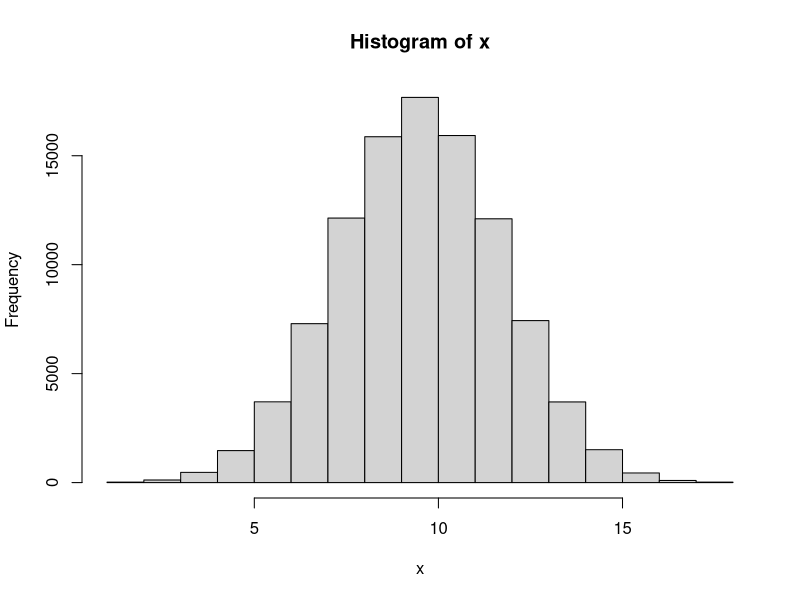
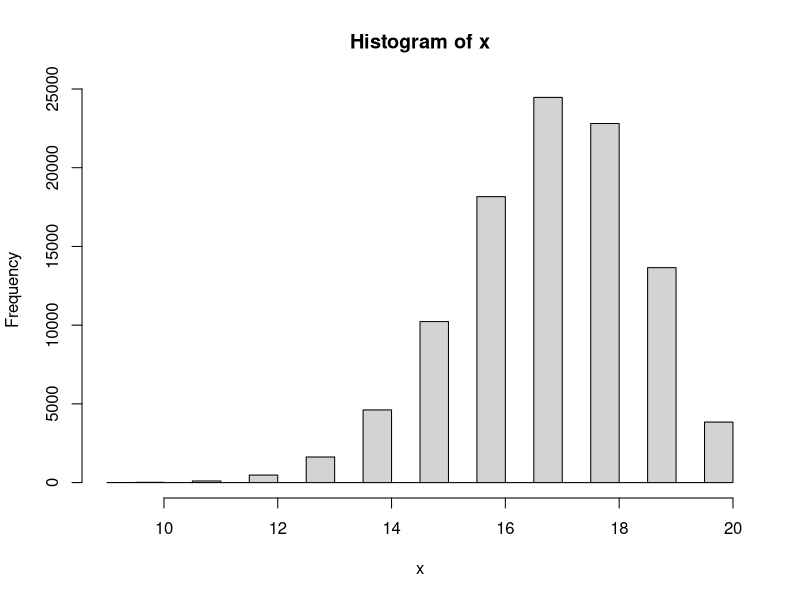

R code for these plots, in order:

# Student Name : Asif Rahman
# HW -2 

#------------------

# Answer to the Question # 01

#------------------

# 1 of Q.1 

#a) 

# Taking a sample 

x1 <- rbinom(1, 20, 0.5)

x1


#b) 

#Finding the range for x1


n <- 20

p <- 0.5


# Find the minimum value

min_value <- min(0, n)

# Find the maximum value

max_value <- max(0:n)

# Calculate the cumulative probability at the minimum value

cdf_min <- pbinom(min_value, n, p)

# Calculate the cumulative probability at the maximum value

cdf_max <- pbinom(max_value, n, p)

# Range of the binomial distribution

range_binomial <- c(min_value, max_value)

range_binomial


#2 of Q.1

# Repeating Q.1 for N = 100000 times


N <- 100000

x <- rep(NA, N)

x

for (i in 1: N){
  x[i] <- rbinom(1, 20, 0.5)
}

x

# Plot the histogram

hist(x)

#Find the min and max value

max(x)

min(x)


#3 of Q.1 

# Now setting if x is bigger or less than 15 then y = 1 . And y = 0 otherwise.

y_1 <- ifelse(c(x)>=15, 1,0)
y_1



# 4 of Q.1

#Calculating summation of y


sum(y_1)




#5 of Q.1 


# Now repeating all the steps above for n = 20 and p =0.85


#a) 

# Taking a sample 

x1 <- rbinom(1, 20, 0.85)
x1


#b)

#Finding the range for x1

n <- 20

p <- 0.85

# Find the minimum value

min_value <- min(0, n)

# Find the maximum value

max_value <- max(0:n)

# Calculate the cumulative probability at the minimum value

cdf_min <- pbinom(min_value, n, p)

# Calculate the cumulative probability at the maximum value

cdf_max <- pbinom(max_value, n, p)

# Range of the binomial distribution

range_binomial <- c(min_value, max_value)

range_binomial


#c. 

# Now taking N = 100000 times

N <- 100000

x <- rep(NA, N)

x

for (i in 1: N){
  x[i] <- rbinom(1, 20, 0.85)
}

x

# Plot the histogram

hist(x)


#Find the min and max value

max(x)

min(x)


#d. 

# Now setting if x is bigger or less than 15 then y = 1 . And y = 0 otherwise

y_1 <- ifelse(c(x)>=15, 1,0)
y_1


#e. 

#Calculating summation of y

sum(y_1)


#f. 

#Calculating summation of y divided by N

sum(y_1) / N




# ---------------------------------------------

# Answer to the Question # 01 - (6) : 

# ---------------------------------------------


# Now I have to make a guess about type I and type II errors for Null Hypothesis H0: p0 = 0.5 VS Alternative hypothesis H1: p1 = 0.85. For setting that what is the chance of a fair coin landing on heads at least 15 times out of 20 flips.


# Type I error means we reject the null hypothesis when it is actually true. It is also known as 'False Positive'. The significance level or alpha (a) is the probability of making a type I error. We usually set it as 0.05 or 0.01.


# The chance of a fair coin landing on heads at least 15 times out of 20 flips, we are using binomial distribution and two tailed test for this question. By calculating on the calculator it is found that the probability of getting 15 or more successes out of 20 trials when the p0 = 0.5 is approximately 0.026. So, it can be said that if the p0 = 0.5, we would reject the null hypothesis and conclude that the proportion is significantly different from 0.5 in about 2.6% of the cases.

# On the other hand, Type II error means we fail to reject the null hypothesis when it is actually false. It is also known as 'False Negative'. The probability of making a type II error is denoted by beta (B).

# To find the probability of a type II error, we know that for the alternative hypothesis, p1 = 0.85. By calculating on the calculator, we got that the chance of a fair coin landing on heads at least 15 times out of 20 flips when p1 = 0.85 is approximately 0.408. This means we would fail to reject the null hypothesis and conclude that the proportion is not significantly different from 0.5 in about 40.8% of the cases.

# In summary, the estimated probabilities of making a type I error and a type II error for this hypothesis test are approximately 0.026 and 0.408, respectively.





# ---------------------------------------------

#Answer to the Q. 2 :

# ---------------------------------------------

# Here is the sample : 2 2 1 2 2 2 1 1 2 1 1 2 2 1 1 2 1 2 2 2 1 2 1 2 1 2 2 2 2 2 2 2 2 1 2 1 2 1 2 2


# We have to test the sample that if it is random or not.


# To test whether the process of treatment assignments is random, we will use a chi-squared fit test. At first we will count the number of treatments of each type, and then compare the observed frequencies to the expected frequencies under the assumption of a random process.

# In this case, there are 40 treatments. Among them:
  
# For Observed frequencies: Type 1 = 18 treatments and Type 2 = 22 treatments.

# Expected frequencies (we assume that there is randomness): Type 1 = 20 treatments and Type 2 = 20  treatments. (As there are 40 treatments in total and a 50% chance of each type).


# To calculate the chi-squared statistic, we can use the formula:
  
#  χ2 = Σ ((Oi - Ei)² / Ei)

# Here,

# Oi = Observed Frequency for category  i , (here i = 1 or 2), 

# Ei = Expected frequency for category i, (here i = 1 or 2).

# And the sum is taken over all categories.

# By using online calculator and plugging the numbers, we got that:
  
  
# χ2 = ((18-20)²/20) + ((22-20)²/20) = 0.4


# To determine whether this value is statistically significant, we need to compare it to a chi-squared distribution with one degree of freedom (since we have two categories and one parameter estimated from the data). Using a table, we find that the p-value for this test is approximately 0.5, which is very large.

# Therefore, we fail to reject the null hypothesis that the treatment assignments are random. In other words, there is no evidence to suggest that the process was biased or non-random.



# ---------------------------------------------

#Answer to the Q. 3 :

# ---------------------------------------------


#Answer for 3 - a


#1

# Taking a sample

x2 <- rbinom(1, 1, 0.5)
x2


#Then identify the range

n <- 1
p <- 0.5


# Find the minimum value

min_value <- min(0, n)


# Find the maximum value

max_value <- max(0:n)


# Calculate the cumulative probability at the minimum value

cdf_min <- pbinom(min_value, n, p)

# Calculate the cumulative probability at the maximum value

cdf_max <- pbinom(max_value, n, p)

# Range of the binomial distribution

range_binomial <- c(min_value, max_value)

range_binomial


#For question 3 - (a) - #2 and #3

# Patient will get “A” if x2 = 1, and get “B” if x2 = 0

# Repeating 1 & 2 for N = 40


N <- 40
x <- rep(NA, N)

x

for (i in 1: N){
  x[i] <- rbinom(1, 1, 0.5)
}

x

# Now assigning A and B for 1 and 0 respectively.

x[x == 1] <- "A"
x[x == 0] <- "B"


# print the modified values of x

print(x)


#Number of A and B

table(x)


# --------------------------------------------


# --------------------------------------------


#Answer for 3 - b



# Set the block size

block_size <- 40


# Create a vector of treatment assignments

treatments <- rep(c("A", "B"), length.out = block_size*1)


# Create a vector of block assignments

blocks <- rep(1:1, each = block_size)


# Randomly permute the blocks

blocks <- sample(blocks)


# Order the treatment assignments within each block

for (i in 1:1) {
  treatments[blocks == i] <- sample(treatments[blocks == i])
}

# View the resulting treatment assignments by block

a <- split(treatments, blocks)

a

#Number of A and B

table(a)

# The difference between 3(a) and 3 (b) is that - in 3 (a) , though the probability is p = 0.5 , for the N = 40 , number of A and B is not same. For my case , A = 18 and B = 22. But, in 3 (b) we used random permutated block randomization with a block size of 40. And for this case number of A and B is same. For my case , A = 20 and B = 20.



# --------------------------------------------

# --------------------------------------------


# Answer for 3 - c


# Set the block size of 8


block_size <- 8


# Create a vector of treatment assignments


treatments <- rep(c("A", "B"), length.out = block_size*5)


# Create a vector of block assignments


blocks <- rep(1:5, each = block_size)




# Randomly permute the blocks



blocks <- sample(blocks)



# Order the treatment assignments within each block

for (i in 1:5) {
  treatments[blocks == i] <- sample(treatments[blocks == i])
}


# View the resulting treatment assignments by block. There are 5 different block with block size of 8


d <- split(treatments, blocks)
d

# Now, merging all the 5 different blocks into 1. So, now there will be 40


b <- unsplit(treatments, blocks)

b


#Number of A and B

table(b)

# The difference between 3(b) and 3 (c) is that - in 3 (b) , we used random permutated block randomization with a block size of 40. And for this case number of A and B is same. For my case , it was A = 20 and B = 20. But, in 3 (c) though we used random permutated block randomization, but this time with a block size of 8. After that we added all the 8 blocks so total sample is 40. And for this case number of A and B is not same. For my case , it was A = 24 and B = 16. 

# If we stop the study for toxicity for in sample size = 20, then for 3 (b) = The difference between number of A and B will not be that much. 

# But, for 3 (c) = The difference between number of A and B will be more than 3 (b)